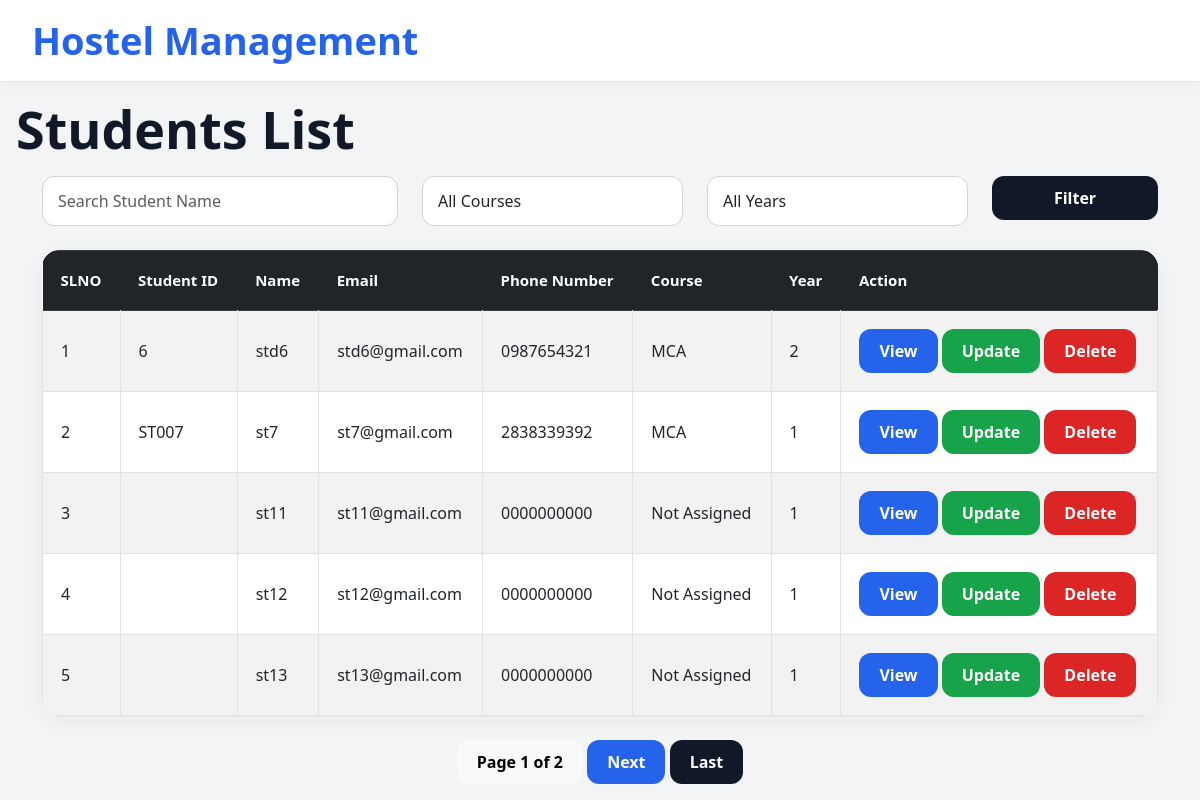
The app's page /student-list/, older data.
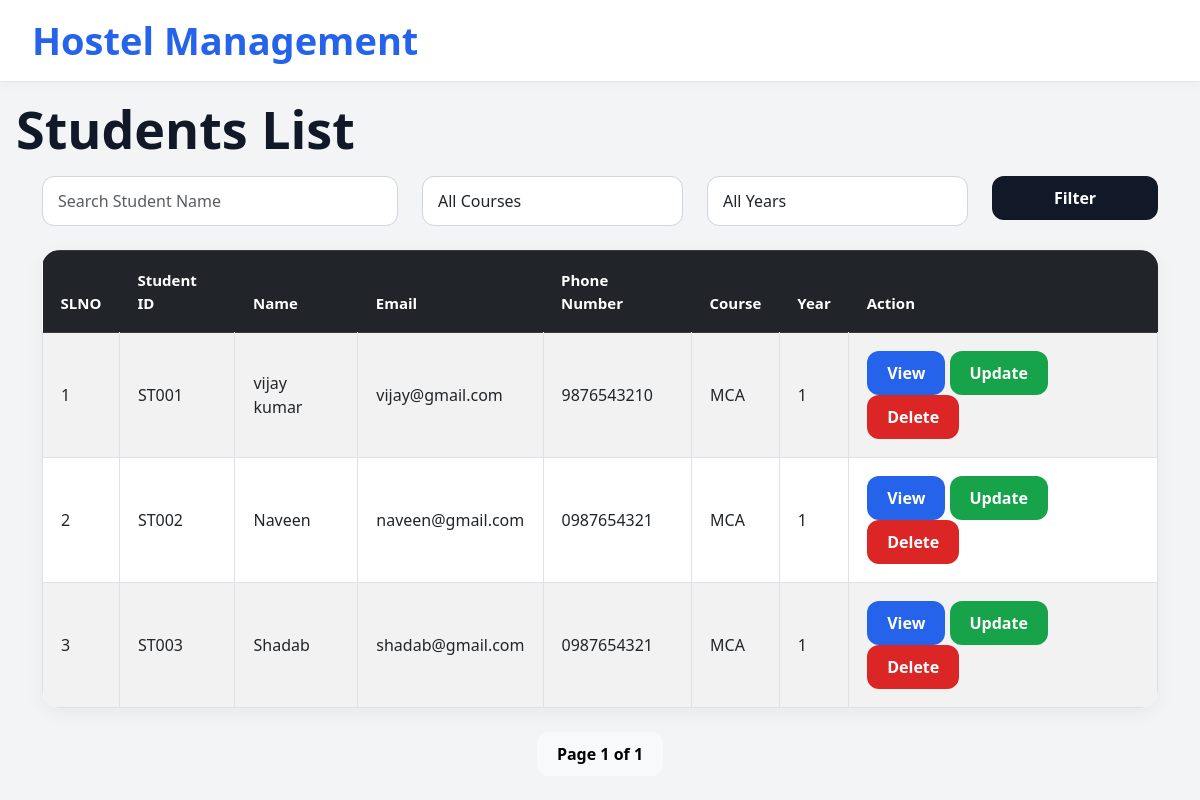
The same page, newer data.
### hostel_app/models.py (models this page shows, shortened)
class Student(models.Model):
    student_id = models.CharField(
        max_length=10,
        unique=True
    )
    student_name = models.CharField(max_length=100)
    email = models.EmailField()
    phone_number = models.CharField(max_length=15)
    course = models.CharField(max_length=50)
    year = models.IntegerField()

### hostel_app/views.py (the view)
# urls.py: path('student-list/',views.student_list, name='student-list'),
def student_list(request):
    students_list = Student.objects.all()
    search = request.GET.get('search')
    course = request.GET.get('course')
    year = request.GET.get('year')
    if search:
        students_list = students_list.filter(
            student_name__icontains=search
        )
    if course:
        students_list = students_list.filter(
            course=course
        )
    if year:
        students_list = students_list.filter(
            year=year
        )
    paginator = Paginator(students_list, 5)
    page_number = request.GET.get('page')
    students = paginator.get_page(page_number)
    context = {
        "students": students
    }
    return render(
        request,
        "students/student_list.html",
        context
    )

### hostel_app/templates/students/student_list.html (shortened to what this page needs)
{% extends "master.html" %}
{% block content %}
<div class="d-flex justify-content-between align-items-center mb-6">
    <h1 class="m-3">
        Students List
    </h1>
</div>
<div class="container">
    <form method="GET" class="row mb-4">
    <div class="col-md-4">
        <input
            type="text"
            name="search"
            class="form-control"
            placeholder="Search Student Name"
        >
    </div>
    <div class="col-md-3">
        <select
            name="course"
            class="form-control"
        >
            <option value="">
                All Courses
            </option>
        </select>
    </div>
    <div class="col-md-3">
        <select
            name="year"
            class="form-control"
        >
            <option value="">
                All Years
            </option>
        </select>
    </div>
    <div class="col-md-2">
        <button
            type="submit"
            class="btn btn-dark w-100"
        >
            Filter
        </button>
    </div>
</form>
    <table class="table table-striped table-bordered">
        <thead class="table-dark">
            <tr>
                <th>SLNO</th>
                <th>Student ID</th>
                <th>Name</th>
                <th>Email</th>
                <th>Phone Number</th>
                <th>Course</th>
                <th>Year</th>
                <th>Action</th>
            </tr>
        </thead>
         <tbody>
    {% for student in students %}
    <tr>
        <td>{{ students.start_index|add:forloop.counter0 }}</td>
        <td>{{ student.student_id }}</td>
        <td>{{ student.student_name }}</td>
        <td>{{ student.email }}</td>
        <td>{{ student.phone_number }}</td>
        <td>{{ student.course }}</td>
        <td>{{ student.year }}</td>
        <td>
            <a
                href="{% url 'student-details' student.id %}"
                class="btn btn-primary"
            >
                View
            </a>
            <a
                href="{% url 'update-student' student.id %}"
                class="btn btn-success"
            >
                Update
            </a>
            <a
                href="{% url 'delete-student' student.id %}"
                class="btn btn-danger"
            >
                Delete
            </a>
        </td>
    </tr>
    {% endfor %}
</tbody>
    </table>
    <div class="mt-4 text-center">
    <span class="btn btn-light">
        Page {{ students.number }} of {{ students.paginator.num_pages }}
    </span>
    {% if students.has_next %}
        <a
            href="?page={{ students.next_page_number }}"
            class="btn btn-primary"
        >
            Next
        </a>
        <a
            href="?page={{ students.paginator.num_pages }}"
            class="btn btn-dark"
        >
            Last
        </a>
    {% endif %}
</div>
</div>
{% endblock content %}

Row changes from the older to the newer data that the page shows:
removed Student: start_index|add "1", student_id "6", student_name "std6", email "std6@gmail.com", phone_number "0987654321", course "MCA", year "2"
removed Student: start_index|add "2", student_id "ST007", student_name "st7", email "st7@gmail.com", phone_number "2838339392", course "MCA", year "1"
removed Student: start_index|add "3", student_name "st11", email "st11@gmail.com", phone_number "0000000000", course "Not Assigned", year "1"
removed Student: start_index|add "4", student_name "st12", email "st12@gmail.com", phone_number "0000000000", course "Not Assigned", year "1"
removed Student: start_index|add "5", student_name "st13", email "st13@gmail.com", phone_number "0000000000", course "Not Assigned", year "1"
added Student: start_index|add "1", student_id "ST001", student_name "vijay kumar", email "vijay@gmail.com", phone_number "9876543210", course "MCA", year "1"
added Student: start_index|add "2", student_id "ST002", student_name "Naveen", email "naveen@gmail.com", phone_number "0987654321", course "MCA", year "1"
added Student: start_index|add "3", student_id "ST003", student_name "Shadab", email "shadab@gmail.com", phone_number "0987654321", course "MCA", year "1"
Text that changed along with them:
{{ students.paginator.num_pages }}: "2" → "1"
text no longer shown: "Next Last"
